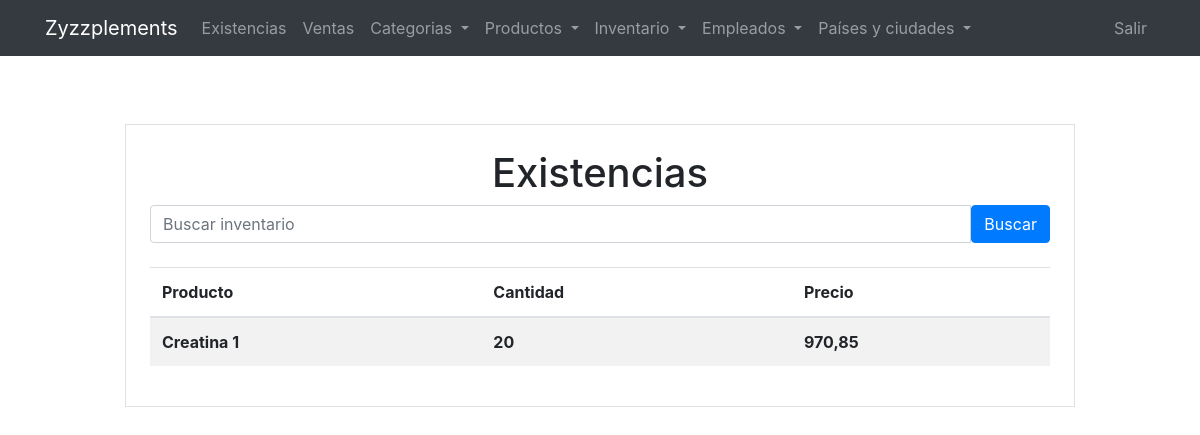
Page /existens/ (signed in) on the committed database.
### inventories/models.py (models this page shows, shortened)
class Inventories(models.Model):
    product = models.OneToOneField(Products, on_delete=models.RESTRICT, verbose_name='Producto')
    quantity = models.PositiveIntegerField(verbose_name='Cantidad')
    state = models.BooleanField(default=True, verbose_name='Estado')
    create_date = models.DateTimeField(auto_now_add=True, verbose_name='Fecha de creacion')
    create_by = models.ForeignKey(User, on_delete=models.SET_NULL, null=True, verbose_name='Creado por', related_name='create_by_inventory')
    update_date = models.DateTimeField(auto_now=True, blank=True, null=True, verbose_name='Fecha de modificacion')
    update_by = models.ForeignKey(User, on_delete=models.SET_NULL, null=True, verbose_name='Modificado por', related_name='update_by_inventory')
    class Meta:
        verbose_name = 'Inventario'
        verbose_name_plural = 'Inventarios'
        ordering = ['product','-create_date','-update_date']

### products/models.py (models this page shows, shortened)
class Products(models.Model):
    product = models.CharField(max_length=45, verbose_name='Producto')
    tradermark = models.CharField(max_length=45, verbose_name='Fabricante')
    presentation = models.CharField(max_length=45, verbose_name='Presentacion')
    price = models.DecimalField(decimal_places=2, max_digits=7, verbose_name='precio')
    description = models.TextField(verbose_name='Descripcion', null=True, blank=True)
    serial_number = models.CharField(max_length=45, verbose_name='Numero serial')
    category = models.ForeignKey(Categories, verbose_name='Categoria', on_delete=models.RESTRICT)
    state = models.BooleanField(default=True, verbose_name='EStado')
    create_by = models.ForeignKey(User, on_delete=models.SET_NULL, null=True, verbose_name='Creado por', related_name='create_by_product')
    create_date = models.DateTimeField(auto_now_add=True, verbose_name='Fecha de creacion')
    update_by = models.ForeignKey(User, on_delete=models.SET_NULL, null=True, verbose_name='Modificado por', related_name='update_by_product')
    update_date = models.DateTimeField(auto_now=True, blank=True, null=True, verbose_name='Fecha de modificacion')
    class Meta:
        verbose_name = 'Producto'
        verbose_name_plural = 'Productos'
        ordering = ['product','-create_date','-update_date']

### existens/views.py (the view)
# urls.py: path('', existens_list_view, name='existens')
def existens_list_view(request):
    query = request.GET.get('q')
    if query:
        existens = Inventories.objects.select_related('product').filter(state=True, quantity__gt=0,product__product__icontains=query).all()
    else:
        existens = Inventories.objects.select_related('product').filter(state=True, quantity__gt=0).all()
    return render(request, 'existens/existens.html', {'existens':existens, 'query':query})

### existens/templates/existens/existens.html (shortened to what this page needs)
{% extends 'core/base.html' %}
{% block content %}
<main role="main">
    <div class="container mt-5">
        <div class="row justify-content-center">
          <div class="col-sm-10 border p-4">
            <h1 class='text-center'>Existencias</h1>
          <form action="{% url 'existens' %}" method="get" class="mb-4">
            <div class="input-group">
              <input type="text" name="q" class="form-control" placeholder="Buscar inventario">
              <button type="submit" class="btn btn-primary">Buscar</button>
            </div>
          </form>
          <div class="table-responsive-custom">
            <table class="table table-striped table-hover">
              <thead>
                <tr>
                  <th>Producto</th>
                  <th>Cantidad</th>
                  <th>Precio</th>
                </tr>
              </thead>
              <tbody id="tbody">
                {% for item in existens %}
                <tr>
                    <th>{{item.product.product}}</th>
                    <th>{{item.quantity}}</th>
                    <th>{{item.product.price}}</th>
                </tr>
                {% endfor %}
              </tbody>
            </table>
          </div>
        </div>
      </div>
    </div>
  </main>
{% endblock content %}

### core/static/core/css/main.css (style rules this page uses)
main { padding-top: 20px; }
:root { --jumbotron-padding-y: 3rem; }

### rows in the picture
Inventories: product.product "Creatina 1", quantity "20", product.price "970,85"
